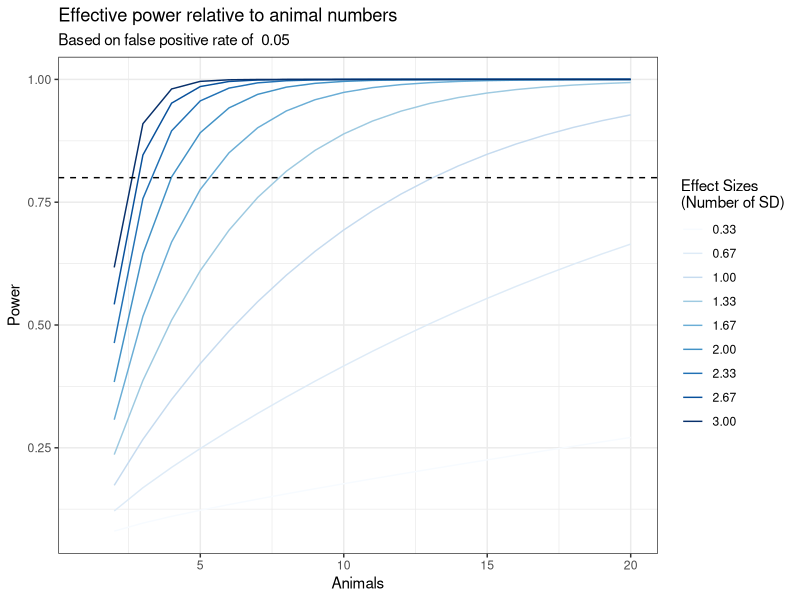

Write the R code that produced this figure.
## ---- chunk 1
library(knitr)
#figures made will go to directory called figures, will make them as both png and pdf files 
opts_chunk$set(fig.path='figures/',
               echo=TRUE, warning=FALSE, message=FALSE,dev=c('png','pdf'))
options(scipen = 2, digits = 3)
# set echo and message to TRUE if you want to display code blocks and code output respectively

knitr::knit_hooks$set(inline = function(x) {
  knitr:::format_sci(x, 'md')
})


superpose.eb <- function (x, y, ebl, ebu = ebl, length = 0.08, ...)
  arrows(x, y + ebu, x, y - ebl, angle = 90, code = 3,
  length = length, ...)

  
se <- function(x) sd(x, na.rm=T)/sqrt(length(x))

#load these packages, nearly always needed
library(tidyr)
library(dplyr)

# sets maize and blue color scheme
color.scheme <- c('#00274c', '#ffcb05')

library(ggplot2)
#sets default theme
theme_set(theme_bw())

#to change colors use
#scale_color_manual(values = color.scheme)
#scale_fill_manual(values = color.scheme)
## ---- chunk 2
library(pwr)
#desired effect size in standard deviations
effect.size <- 5 # expected difference in absolute terms
assay.sd <- 3 # the standard deviation of the assay, in the same units as the effect size
effect.size.sd <- effect.size/assay.sd
#desired false positive rate
fpr <- 0.05
#desired power (inverse of false negative rate)
power <- 0.8
#calculate required n
required.animals <- pwr.t.test(d=effect.size.sd,
                               power=power,
                               sig.level=fpr,
                               alternative="greater",
                               type="two.sample")$n
## ---- chunk 3
required.animals.effect <- round(required.animals)
effective.d <- pwr.t.test(power=power,
                               n=required.animals.effect,
                               sig.level=fpr,
                               alternative="greater",
                               type="two.sample")$d
## ---- chunk 4
required.animals.power <- round(required.animals)
effective.power <- pwr.t.test(d=effect.size.sd,
                               n=required.animals.power,
                               sig.level=fpr,
                               alternative="greater",
                               type="two.sample")$power
## ---- chunk 5

animals <- seq(1:20) #animal range to test
effect.sizes <- seq(1,9,by=1) # effect size range to test
power.table <- expand.grid(animals=animals,effect.sizes=effect.sizes)
power.table$effect.sizes.sd <- power.table$effect.sizes/assay.sd

for (effect.size.sd in power.table$effect.sizes.sd){
for (n.test in power.table$animals){
  power.table[power.table$animals==n.test&power.table$effect.sizes.sd==effect.size.sd,'power'] <- 
    pwr.t.test(d=effect.size.sd,
               n=n.test,
               sig.level=fpr,
               alternative="greater",
               type="two.sample")$power
}
}


library(ggplot2)
library(RColorBrewer)

power.table$effect.sizes.sd <- as.factor(format(round(power.table$effect.sizes.sd,2),nsmall=2))
p <- ggplot(power.table, aes(y=power,x=animals))
p + geom_line(aes(col=effect.sizes.sd)) +
  labs(y="Power",
       x="Animals",
       title="Effective power relative to animal numbers",
       subtitle=paste("Based on false positive rate of ", fpr)) +
  geom_hline(yintercept=0.8, lty=2) + 
  scale_colour_manual("Effect Sizes \n(Number of SD)", values=brewer.pal(10,'Blues'))
## ---- chunk 6
sessionInfo()
